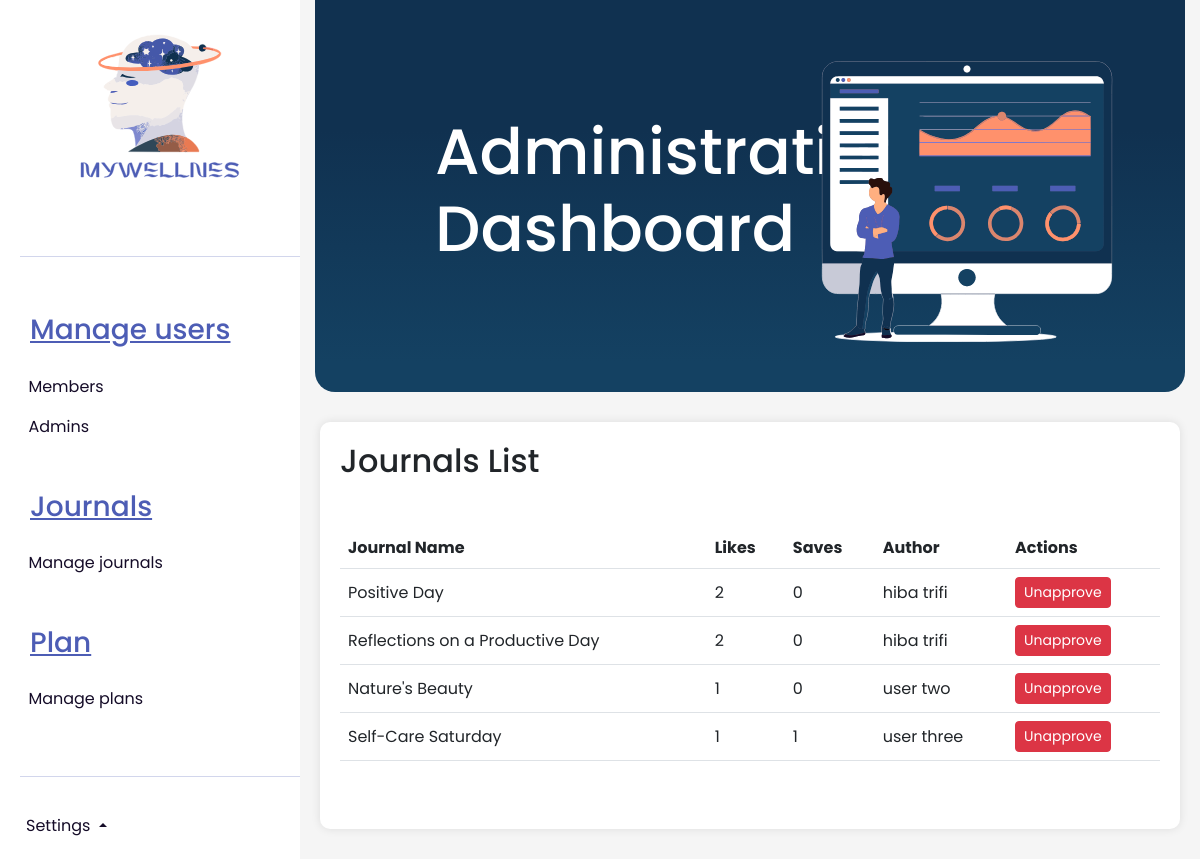
/admin-journals.php, run on an earlier commit of the app's database.
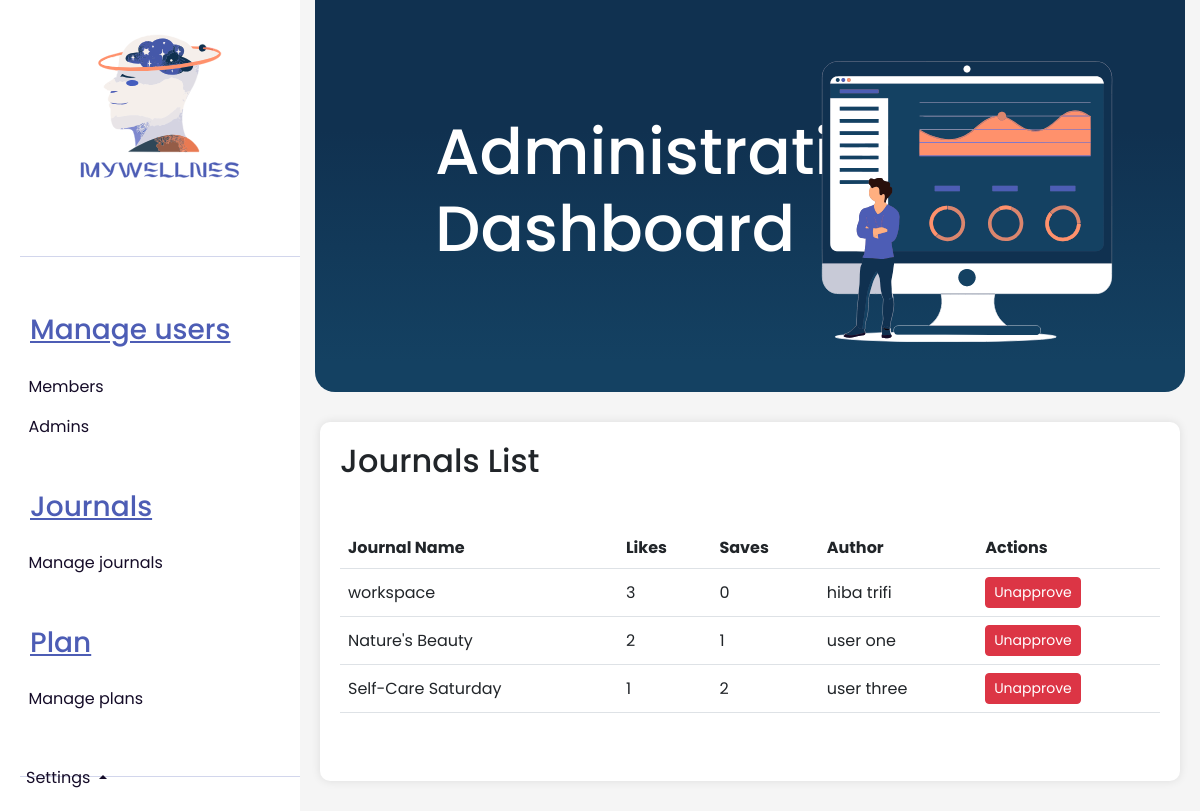
And on a later commit of the database.
### tables this page shows
CREATE TABLE IF NOT EXISTS `journal` (
  `id_jr` int NOT NULL AUTO_INCREMENT,
  `jr_name` varchar(50) DEFAULT NULL,
  `jr_date` date DEFAULT NULL,
  `jr_content` varchar(8000) DEFAULT NULL,
  `jr_state` varchar(50) DEFAULT NULL,
  `is_prooved` bit(1) DEFAULT NULL,
  `jr_likes` int NOT NULL,
  `jr_saves` int NOT NULL,
  `id_mb` int NOT NULL,
  PRIMARY KEY (`id_jr`),
  KEY `id_mb` (`id_mb`)
);

### admin-journals.php (the view, shortened to what this page needs)
<?php
require_once './includes/dbh.inc.php';
?>
<!DOCTYPE html>
<html lang="en">
<head>
    <link href="https://cdn.jsdelivr.net/npm/bootstrap@5.3.0-alpha3/dist/css/bootstrap.min.css" rel="stylesheet">
    <link rel="stylesheet" href="./styles/admin-dashboard.css?v=<?php echo time(); ?>">
</head>
<body>
    <?php
    include './admin-sidebar.php'
    ?>
<header>
        <div class="decription">
            <h1>Administration Dashboard</h1>
        </div>
        <img src="./assets/dashboard.svg" alt="">
    </header>
    <main>
<div class="table-card">
    <h2>Journals List</h2>
    <table class="table align-middle my-5 bg-white">
        <thead class="bg-light">
            <tr>
                <th class="sortable">Journal Name</th>
                <th class="sortable">Likes</th>
                <th class="sortable">Saves</th>
                <th class="sortable">Author</th>
                <th>Actions</th>
            </tr>
        </thead>
        <tbody>
            <?php
            $query = "SELECT j.*, CONCAT(m.mb_name, ' ', m.mb_last_name) AS author_name
            FROM journal AS j
            INNER JOIN members AS m ON j.id_mb = m.id_mb
            WHERE j.jr_state = 'published'";
            $stmt = $pdo->prepare($query);
            $stmt->execute();
            $journals = $stmt->fetchAll(PDO::FETCH_ASSOC);
            foreach ($journals as $journal) {
                $journalName = $journal['jr_name'];
                $likes = $journal['jr_likes'];
                $saves = $journal['jr_saves'];
                $authorName = $journal['author_name'];
                $isApproved = $journal['is_prooved'];
            ?>
                <tr>
                    <td>
                        <?php echo $journalName; ?>
                    </td>
                    <td>
                        <?php echo $likes; ?>
                    </td>
                    <td>
                        <?php echo $saves; ?>
                    </td>
                    <td>
                        <?php echo $authorName; ?>
                    </td>
                    <td>
                        <?php if ($isApproved == 1) { ?>
                            <form method="POST">
                                <button type="submit" name="unapprove" class="btn btn-danger btn-sm btn-rounded">Unapprove</button>
                            </form>
                        <?php } ?>
                    </td>
                </tr>
            <?php } ?>
        </tbody>
    </table>
</div>
    </main>
</body>
</html>

### admin-sidebar.php (shortened to what this page needs)
<link rel="stylesheet" href="./styles/admin-sidebar.css?v=<?php echo time(); ?>">
<div class="sidebar">
  <div class="sections">
    <div class="profile">
      <img src="./assets/logoMb.svg" alt="logo Picture">
    </div>
    <hr>
    <div class="section">
      <h3>Manage users</h3>
      <div class="sidebar_links">
        <div><a href="./admin-members.php">Members</a></div>
        <div><a href="./admin-admins.php">Admins </a></div>
      </div>
    </div>
    <div class="section">
      <h3>Journals</h3>
      <div class="sidebar_links">
        <div><a href="./admin-journals.php">Manage journals</a></div>
      </div>
    </div>
    <div class="section">
      <h3>Plan </h3>
      <div class="sidebar_links">
        <div><a href="./therapists.php"> Manage plans</a></div>
      </div>
    </div>
    <hr>
    <div class="disconnect-link">
      <div class="btn-group dropup">
        <button  class="dropdown-toggle" data-bs-toggle="dropdown" aria-expanded="false"> Settings </button>
      </div>
    </div>
  </div>
</div>

### styles/admin-dashboard.css (style rules this page uses)
body { background-color: whitesmoke; }
body a { color: #144162; text-decoration: none; }
body header { display: flex; justify-content: space-between; align-items: center; background: linear-gradient(180deg, #103150 33.2%, #144162 92.38%); padding: 50px 100px; border-radius: 0 0 20px 20px; }
@media screen and (min-width: 1000px) { body header { width: calc(100% - 330px); margin-left: 315px; } }
body header .decription { width: 60%; padding: 0 20px; }
body header .decription h1 { color: white; font-size: 4rem; margin-bottom: 10px; }
body header img { width: 300px; }
@media screen and (min-width: 1000px) { body main { width: calc(100% - 340px); margin-left: 320px; } }
body main .table-card { background-color: white; padding: 20px; border-radius: 10px; margin: 30px 0; box-shadow: 0 0 10px rgba(0, 0, 0, 0.1); }

### styles/admin-sidebar.css (style rules this page uses)
body { font-family: "Poppins", sans-serif; }
body a { color: #144162; text-decoration: none; }
.sidebar { width: 300px; background-color: white; position: fixed; top: 0; bottom: 0; left: 0; z-index: 1; }
.sidebar .sections { padding-left: 20px; }
.sidebar .sections .profile { display: flex; flex-direction: column; align-items: center; margin-bottom: 2%; }
.sidebar .sections .profile img { width: 200px; height: 200px; }
.sidebar .sections hr { background-color: #4d5db5; height: 1px; border: none; margin: 20% 0; }
.sidebar .sections .section { margin-bottom: 15%; }
.sidebar .sections .section h3 { color: #4d5db5; text-decoration: underline; margin: 7% 0; padding: 0 10px; }
.sidebar .sections .section .sidebar_links { width: 100%; }
.sidebar .sections .section .sidebar_links div { padding: 3%; }
.sidebar .sections .section .sidebar_links div a { color: #150c28; text-decoration: none; display: block; }
.sidebar .sections .disconnect-link { margin-top: auto; position: absolute; bottom: 20px; }
.sidebar .sections .disconnect-link .btn-group .dropdown-toggle { background-color: transparent; border: none; color: #150c28; }

What changed in the data, as far as the page shows it:
no longer on this page (row edited): journal: jr_name "Positive Day", jr_likes "2", jr_saves "0", authorName "hiba trifi"
no longer on this page (row edited): journal: jr_name "Reflections on a Productive Day", jr_likes "2", jr_saves "0", authorName "hiba trifi"
added journal: jr_name "workspace", jr_likes "3", jr_saves "0", authorName "hiba trifi"
changed journal "Nature's Beauty": jr_likes "1" → "2"; jr_saves "0" → "1"; authorName "user two" → "user one"
changed journal "Self-Care Saturday": jr_saves "1" → "2"
